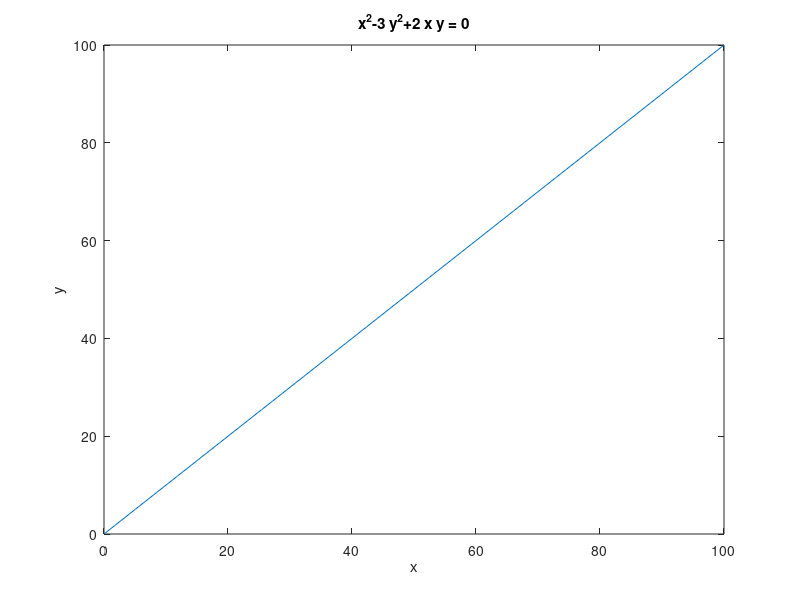

Write the MATLAB code that produced this figure.
% Outra função utilizada para confeccionar gráficos bidimensionais é a 
% função ezplot. Esta função também tem como argumentos de entrada uma 
% função string e um intervalo de variação. Se f = f(x, y), o comando 
% ezplot representa a função considerando f(x, y) = 0,

function func_ezplot()

ezplot('x^2-3*y^2+2*x*y',[0 100])

end